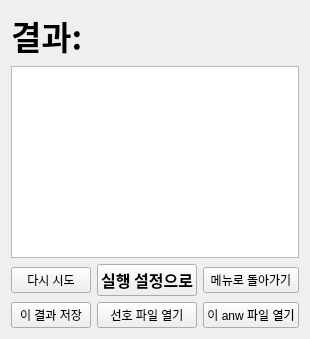
      <widget class="QWidget" name="page_resultant">
       <property name="styleSheet">
        <string notr="true">QLabel#label_resultant{
	font: 100 bold 25pt &quot;Malgun Gothic&quot;;
}</string>
       </property>
       <layout class="QVBoxLayout" name="verticalLayout_5">
        <item>
         <widget class="QLabel" name="label_resultant">
          <property name="sizePolicy">
           <sizepolicy hsizetype="Preferred" vsizetype="Maximum">
            <horstretch>0</horstretch>
            <verstretch>0</verstretch>
           </sizepolicy>
          </property>
          <property name="font">
           <font>
            <family>Malgun Gothic</family>
            <pointsize>25</pointsize>
            <weight>75</weight>
            <italic>false</italic>
            <bold>true</bold>
           </font>
          </property>
          <property name="text">
           <string>결과:</string>
          </property>
         </widget>
        </item>
        <item>
         <widget class="QTableView" name="resultant_view">
          <property name="sizePolicy">
           <sizepolicy hsizetype="Expanding" vsizetype="Minimum">
            <horstretch>0</horstretch>
            <verstretch>0</verstretch>
           </sizepolicy>
          </property>
          <property name="editTriggers">
           <set>QAbstractItemView::NoEditTriggers</set>
          </property>
          <property name="verticalScrollMode">
           <enum>QAbstractItemView::ScrollPerPixel</enum>
          </property>
          <property name="horizontalScrollMode">
           <enum>QAbstractItemView::ScrollPerPixel</enum>
          </property>
         </widget>
        </item>
        <item>
         <layout class="QGridLayout" name="resultant_btns">
          <item row="0" column="2">
           <widget class="QPushButton" name="resultant_btn_menu">
            <property name="text">
             <string>메뉴로 돌아가기</string>
            </property>
           </widget>
          </item>
          <item row="0" column="0">
           <widget class="QPushButton" name="resultant_btn_again">
            <property name="text">
             <string>다시 시도</string>
            </property>
           </widget>
          </item>
          <item row="0" column="1">
           <widget class="QPushButton" name="resultant_btn_setting">
            <property name="font">
             <font>
              <family>Malgun Gothic</family>
              <pointsize>12</pointsize>
              <weight>75</weight>
              <italic>false</italic>
              <bold>true</bold>
             </font>
            </property>
            <property name="text">
             <string>실행 설정으로</string>
            </property>
           </widget>
          </item>
          <item row="1" column="0">
           <widget class="QPushButton" name="resultant_btn_save">
            <property name="text">
             <string>이 결과 저장</string>
            </property>
           </widget>
          </item>
          <item row="1" column="1">
           <widget class="QPushButton" name="resultant_btn_preference">
            <property name="text">
             <string>선호 파일 열기</string>
            </property>
           </widget>
          </item>
          <item row="1" column="2">
           <widget class="QPushButton" name="resultant_btn_openthis">
            <property name="text">
             <string>이 anw 파일 열기</string>
            </property>
           </widget>
          </item>
         </layout>
        </item>
       </layout>
      </widget>
